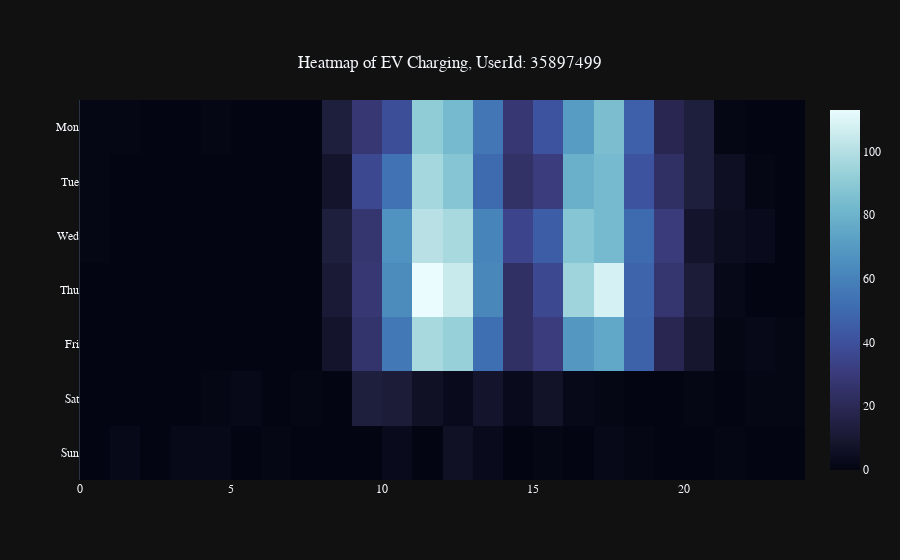

Notebook cell for this chart:
### Markdown cell above
### 📈 Plot 1. Heatmap of EV charging - day of the week, hour of the day

- This plot shows when a user starts charing the most during the week, and hour of the day
- The text indicates the average charging duration within a give time period

### Code cell
JupyVisualiser.heatmap(ev_data, f"Heatmap of EV Charging, UserId: {userId}")

### Figure 1 — Plotly figure (JSON) as saved in the notebook; plotly's stock layout.template omitted (floating-point values rounded to 4 significant figures; data arrays with more than 128 entries replaced by an {"elided": "..."} marker saying what was removed)
{"data": [{"colorscale": [[0, "rgb(3, 5, 18)"], [0.09091, "rgb(25, 25, 51)"], [0.1818, "rgb(44, 42, 87)"], [0.2727, "rgb(58, 60, 125)"], [0.3636, "rgb(62, 83, 160)"], [0.4545, "rgb(62, 109, 178)"], [0.5455, "rgb(72, 134, 187)"], [0.6364, "rgb(89, 159, 196)"], [0.7273, "rgb(114, 184, 205)"], [0.8182, "rgb(149, 207, 216)"], [0.9091, "rgb(192, 229, 232)"], [1, "rgb(234, 252, 253)"]], "nbinsy": 7, "type": "histogram2d", "x": {"elided": "3395 int values"}, "xbins": {"end": 24, "size": 1, "start": 0}, "y": {"elided": "3395 str values"}}], "layout": {"font": {"family": "Courier New, monospace", "size": 12}, "title": {"text": "Heatmap of EV Charging, UserId: 35897499", "x": 0.5, "xanchor": "center", "y": 0.9, "yanchor": "top"}}}
